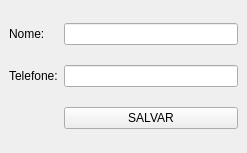
<?xml version="1.0" encoding="UTF-8"?>
<ui version="4.0">
 <class>MainWindow</class>
 <widget class="QMainWindow" name="MainWindow">
  <property name="geometry">
   <rect>
    <x>0</x>
    <y>0</y>
    <width>247</width>
    <height>153</height>
   </rect>
  </property>
  <property name="windowTitle">
   <string>Cadastro</string>
  </property>
  <widget class="QWidget" name="centralwidget">
   <layout class="QGridLayout" name="gridLayout">
    <item row="0" column="0">
     <widget class="QLabel" name="label_nome">
      <property name="text">
       <string>Nome:</string>
      </property>
     </widget>
    </item>
    <item row="0" column="1">
     <widget class="QLineEdit" name="lineEdit_nome"/>
    </item>
    <item row="1" column="0">
     <widget class="QLabel" name="label_fone">
      <property name="text">
       <string>Telefone:</string>
      </property>
     </widget>
    </item>
    <item row="1" column="1">
     <widget class="QLineEdit" name="lineEdit_fone"/>
    </item>
    <item row="2" column="1">
     <widget class="QPushButton" name="pushButton_salvar">
      <property name="text">
       <string>SALVAR</string>
      </property>
     </widget>
    </item>
   </layout>
  </widget>
 </widget>
 <resources/>
 <connections/>
</ui>
